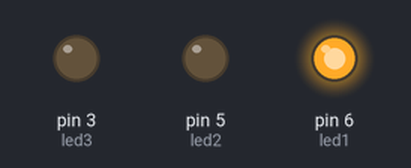
The sketch below on a simulated Arduino Uno, built with avr-gcc and run on an emulated ATmega328P. Parts: output pins drawn as LEDs (lit = HIGH).

Above: at 2.5 s.
At 5.2 s:
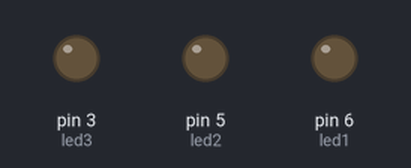
At 7.0 s:
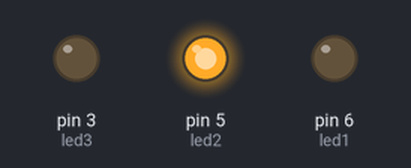
At 12.5 s:
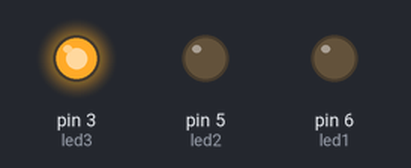
Timing chart, 0 to 21.5 s (numbered marks = the images above):
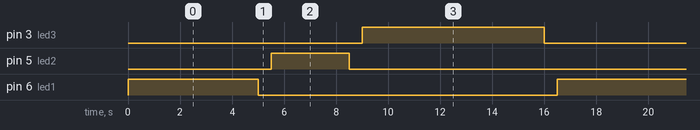

Measured:
- by itself, pin 3 (led3): alternates HIGH for 7.0 s and LOW for 9.5 s
- by itself, pin 5 (led2): alternates HIGH for 3.0 s and LOW for 13.5 s
- by itself, pin 6 (led1): alternates HIGH for 5.0 s and LOW for 11.5 s

The sketch:

LED.ino
```cpp
int led1 = 6;
int led2 = 5;
int led3 = 3;


void setup()
{
  pinMode(led1, OUTPUT);
  pinMode(led2, OUTPUT);
  pinMode(led3, OUTPUT);
}

void loop()
{
  digitalWrite(led1, HIGH);
  delay(5000);
  digitalWrite(led1, LOW);
  delay(500);

  digitalWrite(led2, HIGH);
  delay(3000);
  digitalWrite(led2, LOW);
  delay(500);

  digitalWrite(led3, HIGH);
  delay(7000);
  digitalWrite(led3, LOW);
  delay(500);
}
```
